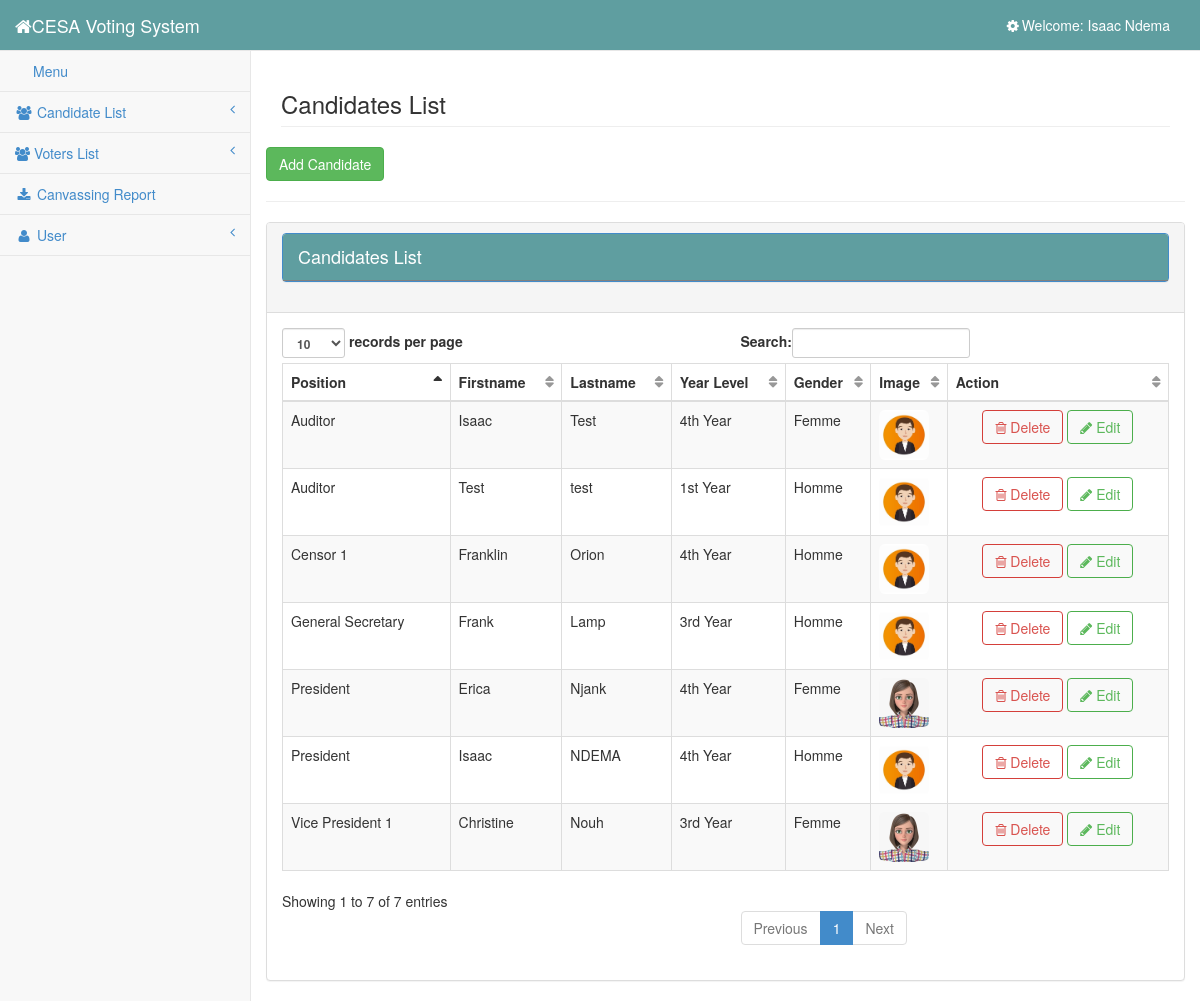
/admin/candidate.php (signed in), run on the app's committed database.
### tables this page shows
CREATE TABLE `user` (
  `user_id` int(11) NOT NULL AUTO_INCREMENT,
  `username` varchar(100) NOT NULL,
  `password` varchar(100) NOT NULL,
  `firstname` varchar(100) NOT NULL,
  `lastname` varchar(100) NOT NULL,
  PRIMARY KEY (`user_id`)
);

CREATE TABLE `candidate` (
  `candidate_id` int(11) NOT NULL AUTO_INCREMENT,
  `position` int(11) ,
  `firstname` varchar(100) NOT NULL,
  `lastname` varchar(100) NOT NULL,
  `year_level` varchar(100) NOT NULL,
  `gender` varchar(100) NOT NULL,
  `img` varchar(100) NOT NULL,
  PRIMARY KEY (`candidate_id`),
  FOREIGN KEY (`position`) REFERENCES `postes`(`id`)
);

CREATE TABLE `postes` (
  `id` int(11) NOT NULL AUTO_INCREMENT,
  `name` varchar(100) NOT NULL,
  `class_name` varchar(10) NOT NULL,
  PRIMARY KEY (`id`),
  UNIQUE KEY `id` (`id`,`class_name`)
);

### admin/session.php (called while the page is built, shortened)
<?php
	require '../database/dbcon.php';
	$session_id=$_SESSION['id'];
	$user_query = $conn->query("SELECT * FROM user WHERE user_id = '$session_id'") or die(mysqli_errno());
	$user_row = $user_query->fetch_array();
?>

### admin/candidate.php (the view, shortened to what this page needs)
<?php include ('session.php');?>
<?php
    include ('head.php');
    require '../database/dbcon.php';
?>
<body>
    <div id="wrapper">
        <?php include ('side_bar.php');?>
        <div id="page-wrapper">
            <div class="row">
                <div class="col-lg-12">
                    <h3 class="page-header">Candidates List</h3>
                </div>
				<button class="btn btn-success" data-toggle="modal" data-target="#addCandidateModal">Add Candidate</button>
				<?php include ('add_candidate_modal.php');?>
				<hr>
                <div class="panel panel-default">
                    <div class="panel-heading">
                        <h4 class="modal-title" id="myModalLabel">
                                            <div class="panel panel-primary">
                                                <div class="panel-heading">
                                                    Candidates List
                                                </div>
                                            </div>
                                        </h4>
                    </div>
                    <div class="panel-body">
                        <div class="table-responsive">
                            <table class="table table-striped table-bordered table-hover" id="dataTables-example">
                                <thead>
                                    <tr>
                                        <th>Position</th>
                                        <th>Firstname</th>
                                        <th>Lastname</th>
                                        <th>Year Level</th>
                                        <th>Gender</th>
                                        <th>Image</th>
                                        <th>Action</th>
                                    </tr>
                                </thead>
                                <tbody>
                                    <?php
                                        $query = $conn->query("SELECT * FROM candidate ORDER BY candidate_id DESC");;
                                        if($query->num_rows > 0){
                                            while($row = $query->fetch_array()){
                                                $candidate_id=$row['candidate_id'];
                                                $poste_id = $row ['position'];
                                                $poste = $conn->query("SELECT name FROM postes WHERE id = '$poste_id'")->fetch_array() or die(mysql_error());
                                                $poste_name = $poste['name'];
                                    ?>
                                    <tr>
                                        <td><?php echo $poste_name;?></td>
                                        <td><?php echo $row ['firstname'];?></td>
                                        <td><?php echo $row ['lastname'];?></td>
                                        <td><?php echo $row ['year_level'];?></td>
                                        <td><?php echo $row ['gender'];?></td>
                                        <td width="50"><img src="<?php echo $row['img']; ?>" width="50" height="50" class="img-rounded"></td>
                                        <td style="text-align:center">
                                                <a rel="tooltip"  title="Delete" id="<?php echo $candidate_id; ?>" href="#delete_user<?php echo $candidate_id; ?>" data-target="#delete_user<?php echo $candidate_id?>" data-toggle="modal"class="btn btn-danger btn-outline"><i class="fa fa-trash-o"></i> Delete</a>
                                                <a rel="tooltip"  title="Edit" id="<?php echo $row['candidate_id'] ?>" href="#edit_candidate<?php echo $row['candidate_id'] ?>"  data-toggle="modal"class="btn btn-success btn-outline"><i class="fa fa-pencil"></i> Edit</a>
                                        </td>
                                    </tr>
                                    <?php }} ?>
                                </tbody>
                            </table>
                        </div>
                    </div>
                </div>
            </div>
        </div>
    </div>
</body>
</html>

### admin/side_bar.php (shortened to what this page needs)
<?php require '../database/dbcon.php';?>
<nav class="navbar navbar-default navbar-static-top" role="navigation" style="margin-bottom:0; background-color:cadetblue;">
    <div class="navbar-header">
        <a class="navbar-brand" href="" style="color:white;"><i class="fa fa-home fa-large"> </i>CESA Voting System</a>
    </div>
    <ul class="nav navbar-top-links navbar-right">
        <?php
        $query = $conn->query("SELECT * from user where user_id ='$session_id'") or die(mysql_error());
        while ($row = $query->fetch_array()) {
        ?>
            <li class="dropdown">
                <a class="dropdown-toggle" data-toggle="dropdown" href="#" style="color: white">
                    <i class="fa fa-cog fa-spin fa-fw"></i>Welcome: <?php echo $user_username = $user_row['firstname'] . " " . $user_row['lastname']; ?>
                </a>
            </li>
        <?php } ?>
    </ul>
    <div class="navbar-default sidebar" role="navigation">
        <div class="sidebar-nav navbar-collapse">
            <ul class="nav" id="side-menu">
                <li>
                    <a href="candidate.php"><i class="fa fa-menu fa-fw"></i>Menu </a>
                </li>
                <li>
                    <a href="#"><i class="fa fa-users fa-fw"></i> Candidate List<span class="fa arrow"></span></a>
                </li>
                <li>
                    <a href="#"><i class="fa fa-users"></i> Voters List<span class="fa arrow"></span></a>
                </li>
                <li>
                    <a target="blank" href="../results.php?token=CESAGI2022"><i class="fa fa-download fa-fw"></i> Canvassing Report</a>
                </li>
                <li>
                    <a href="#"><i class="fa fa-user fa-fw"></i> User<span class="fa arrow"></span></a>
                </li>
            </ul>
        </div>
    </div>
</nav>

### css/sb-admin-2.css (style rules this page uses)
body { background-color: #f8f8f8; }
#wrapper { width: 100%; }
#page-wrapper { padding: 0 15px; min-height: 568px; background-color: #fff; }
@media (min-width:768px) { #page-wrapper { position: inherit; margin: 0 0 0 250px; padding: 0 30px; border-left: 1px solid #e7e7e7; } }
.navbar-top-links li { display: inline-block; }
.navbar-top-links li:last-child { margin-right: 15px; }
.navbar-top-links li a { padding: 15px; min-height: 50px; }
.sidebar .sidebar-nav.navbar-collapse { padding-right: 0; padding-left: 0; }
.sidebar ul li { border-bottom: 1px solid #e7e7e7; }
.sidebar .arrow { float: right; }
.sidebar .fa.arrow:before { content: "\f104"; }
@media (min-width:768px) { .sidebar { z-index: 1; position: absolute; width: 250px; margin-top: 51px; } }
.btn-outline { color: inherit; background-color: transparent; transition: all .5s; }
.btn-success.btn-outline { color: #5cb85c; }
.btn-danger.btn-outline { color: #d9534f; }
table.dataTable thead .sorting, table.dataTable thead .sorting_asc, table.dataTable thead .sorting_desc, table.dataTable thead .sorting_asc_disabled, table.dataTable thead .sorting_desc_disabled { background: 0 0; }
table.dataTable thead .sorting_asc:after { content: "\f0de"; float: right; font-family: fontawesome; }
table.dataTable thead .sorting:after { content: "\f0dc"; float: right; font-family: fontawesome; color: rgba(50,50,50,.5); }

### data on the page
user: firstname+lastname "Isaac Ndema"
candidate: position.name "Censor 1", firstname "Franklin", lastname "Orion", year_level "4th Year", gender "Homme", img (picture)
candidate: position.name "Auditor", firstname "Isaac", lastname "Test", year_level "4th Year", gender "Femme", img (picture)
candidate: position.name "General Secretary", firstname "Frank", lastname "Lamp", year_level "3rd Year", gender "Homme", img (picture)
candidate: position.name "Vice President 1", firstname "Christine", lastname "Nouh", year_level "3rd Year", gender "Femme", img (picture)
candidate: position.name "President", firstname "Erica", lastname "Njank", year_level "4th Year", gender "Femme", img (picture)
candidate: position.name "President", firstname "Isaac", lastname "NDEMA", year_level "4th Year", gender "Homme", img (picture)
candidate: position.name "Auditor", firstname "Test", lastname "test", year_level "1st Year", gender "Homme", img (picture)
